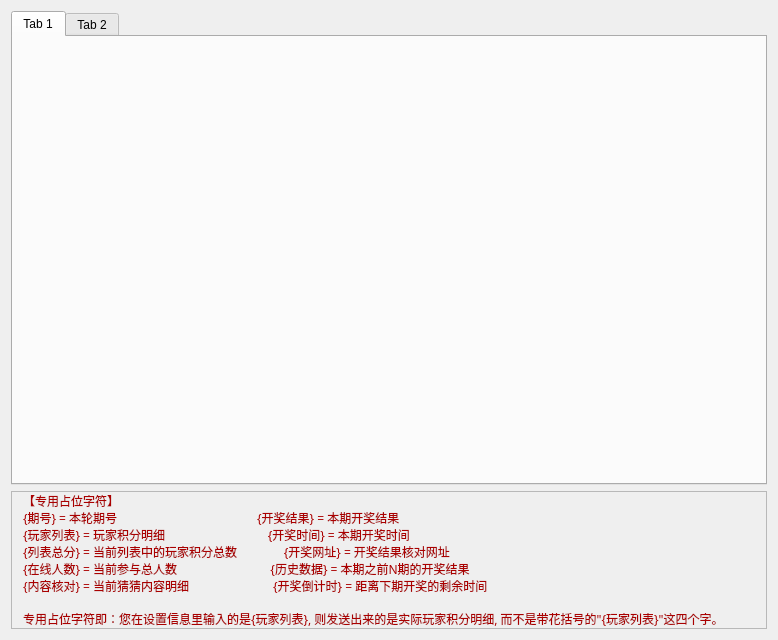
<?xml version="1.0" encoding="UTF-8"?>
<ui version="4.0">
 <class>InfoSettingsWidget</class>
 <widget class="QWidget" name="InfoSettingsWidget">
  <property name="geometry">
   <rect>
    <x>0</x>
    <y>0</y>
    <width>778</width>
    <height>640</height>
   </rect>
  </property>
  <property name="windowTitle">
   <string>信息设置</string>
  </property>
  <layout class="QVBoxLayout" name="verticalLayout_2">
   <item>
    <widget class="QTabWidget" name="tabWidget">
     <property name="tabShape">
      <enum>QTabWidget::Rounded</enum>
     </property>
     <widget class="QWidget" name="tab">
      <attribute name="title">
       <string>Tab 1</string>
      </attribute>
     </widget>
     <widget class="QWidget" name="tab_2">
      <attribute name="title">
       <string>Tab 2</string>
      </attribute>
     </widget>
    </widget>
   </item>
   <item>
    <widget class="QFrame" name="frame">
     <property name="styleSheet">
      <string notr="true"/>
     </property>
     <property name="frameShape">
      <enum>QFrame::StyledPanel</enum>
     </property>
     <property name="frameShadow">
      <enum>QFrame::Raised</enum>
     </property>
     <layout class="QVBoxLayout" name="verticalLayout">
      <property name="spacing">
       <number>0</number>
      </property>
      <property name="topMargin">
       <number>0</number>
      </property>
      <property name="bottomMargin">
       <number>0</number>
      </property>
      <item>
       <widget class="QLabel" name="label">
        <property name="font">
         <font>
          <family>微软雅黑</family>
         </font>
        </property>
        <property name="styleSheet">
         <string notr="true">color: rgb(170, 0, 0);</string>
        </property>
        <property name="text">
         <string>【专用占位字符】
{期号} = 本轮期号                                             {开奖结果} = 本期开奖结果 
{玩家列表} = 玩家积分明细                                 {开奖时间} = 本期开奖时间 
{列表总分} = 当前列表中的玩家积分总数               {开奖网址} = 开奖结果核对网址 
{在线人数} = 当前参与总人数                              {历史数据} = 本期之前N期的开奖结果 
{内容核对} = 当前猜猜内容明细                           {开奖倒计时} = 距离下期开奖的剩余时间   

专用占位字符即：您在设置信息里输入的是{玩家列表}, 则发送出来的是实际玩家积分明细, 而不是带花括号的&quot;{玩家列表}&quot;这四个字。</string>
        </property>
       </widget>
      </item>
     </layout>
    </widget>
   </item>
  </layout>
 </widget>
 <layoutdefault spacing="6" margin="11"/>
 <resources/>
 <connections/>
</ui>
